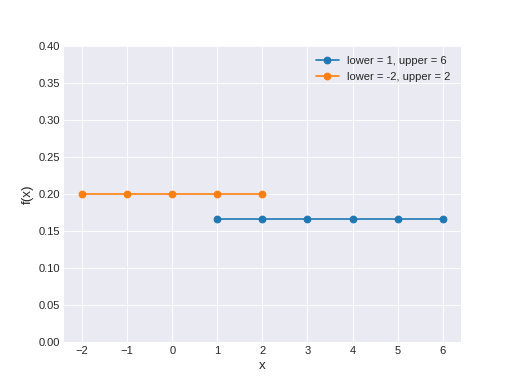

Reproduce this figure in Python.
import matplotlib.pyplot as plt
import numpy as np
import scipy.stats as st
plt.style.use('seaborn-darkgrid')
ls = [1, -2]
us = [6, 2]
for l, u in zip(ls, us):
    x = np.arange(l, u+1)
    pmf = [1.0 / (u - l + 1)] * len(x)
    plt.plot(x, pmf, '-o', label='lower = {}, upper = {}'.format(l, u))
plt.xlabel('x', fontsize=12)
plt.ylabel('f(x)', fontsize=12)
plt.ylim(0, 0.4)
plt.legend(loc=1)
plt.show()
